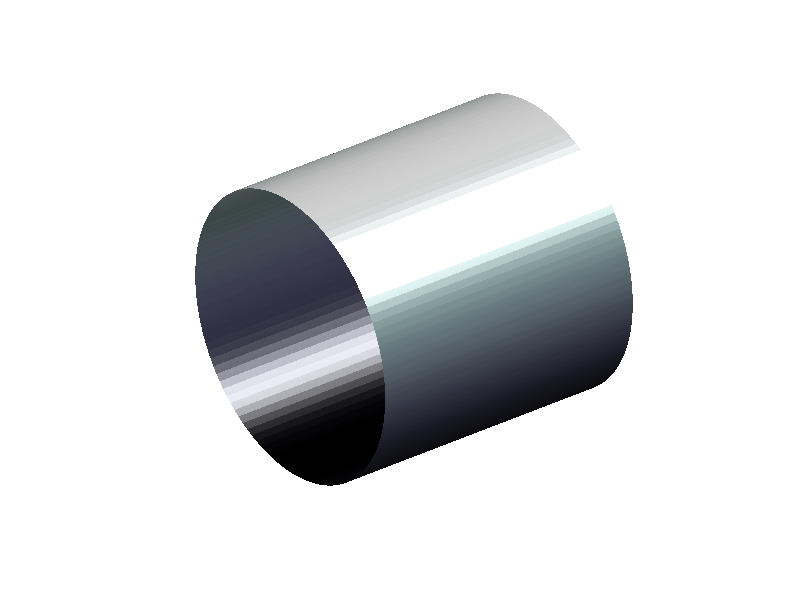

The MATLAB script that drew this image: (Note: this script raises an error after producing the figure.)
% Constructing a cylinder
function main
    pause(1)
    figure
    facets = 120; len = 2; radius = 1;
    [zz yy xx] = cylinder(radius,120);
    xx = xx .* len;
    surf(xx, yy, zz);
    shading interp
    colormap bone
    axis equal,axis tight,axis off
    lightangle(60, 45)
    alpha(0.8)
    view(-20, 35)
end
